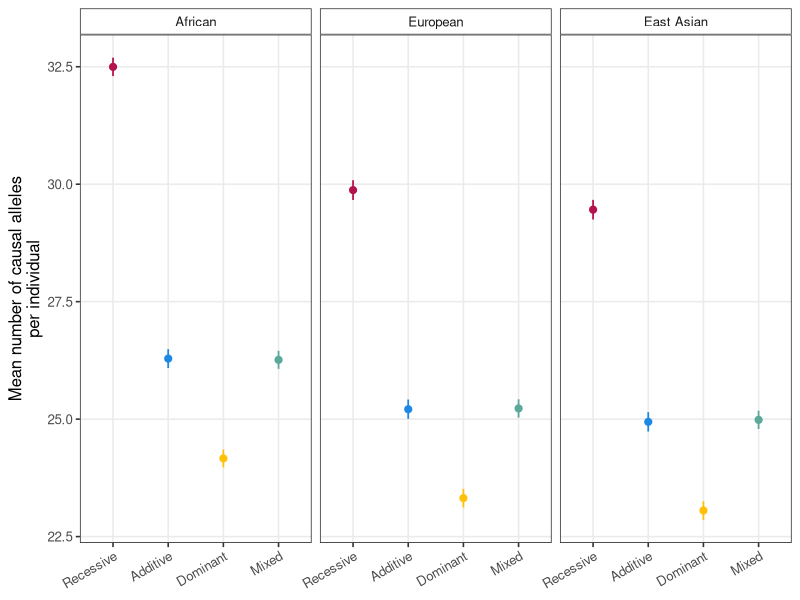
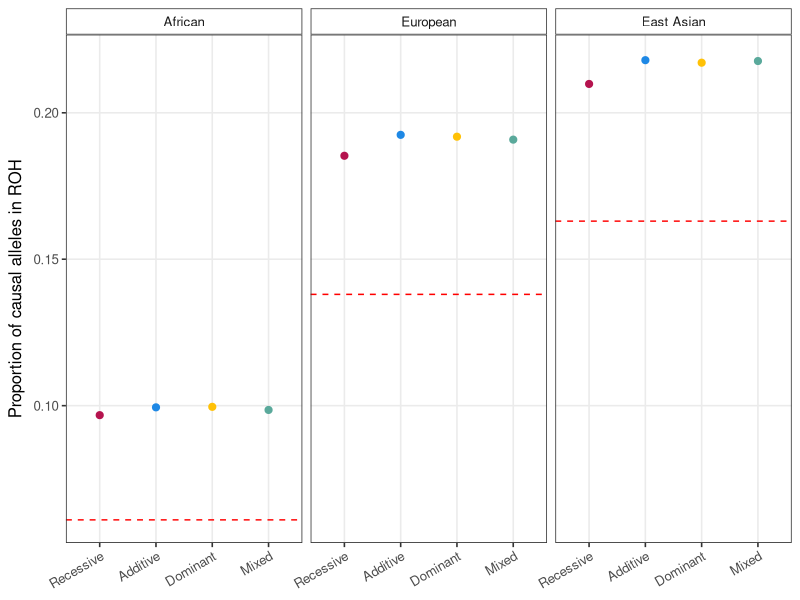
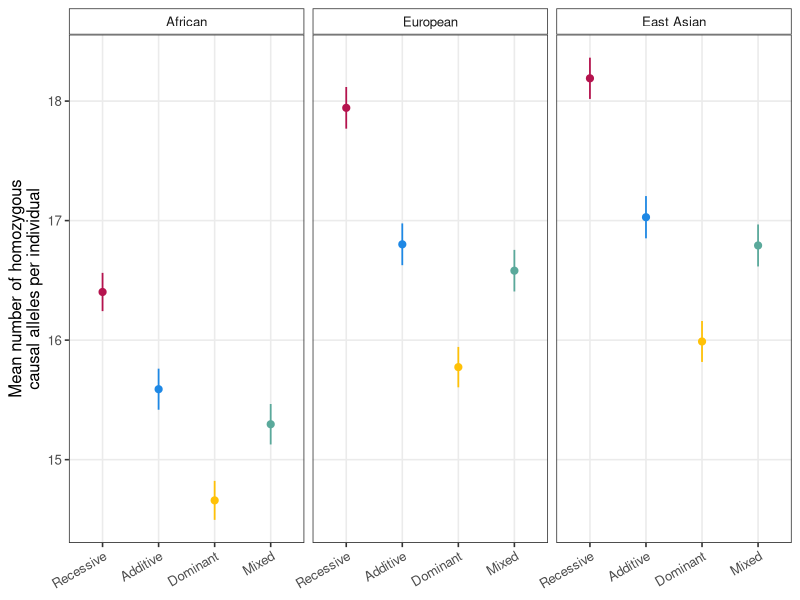
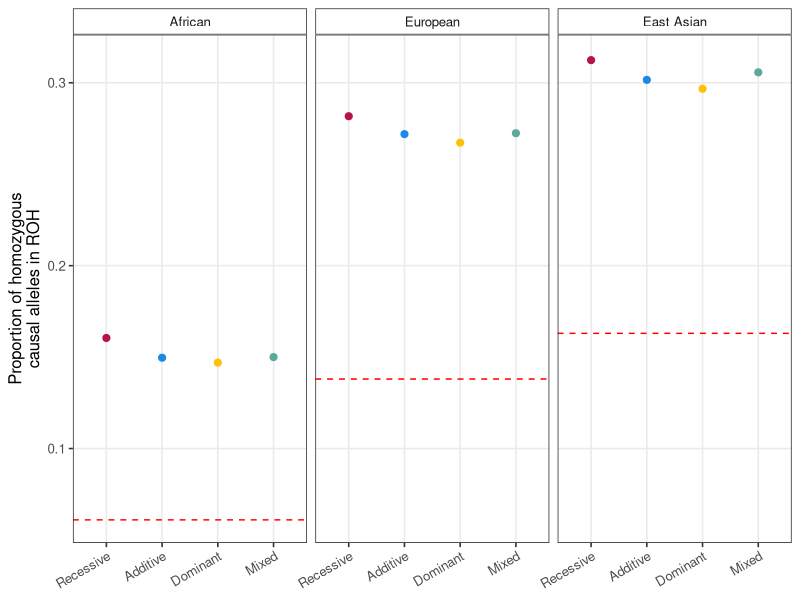
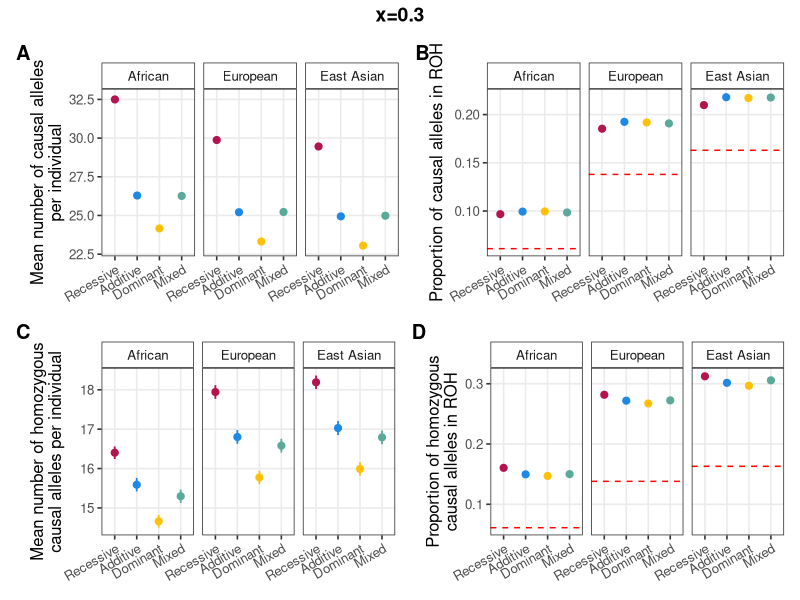
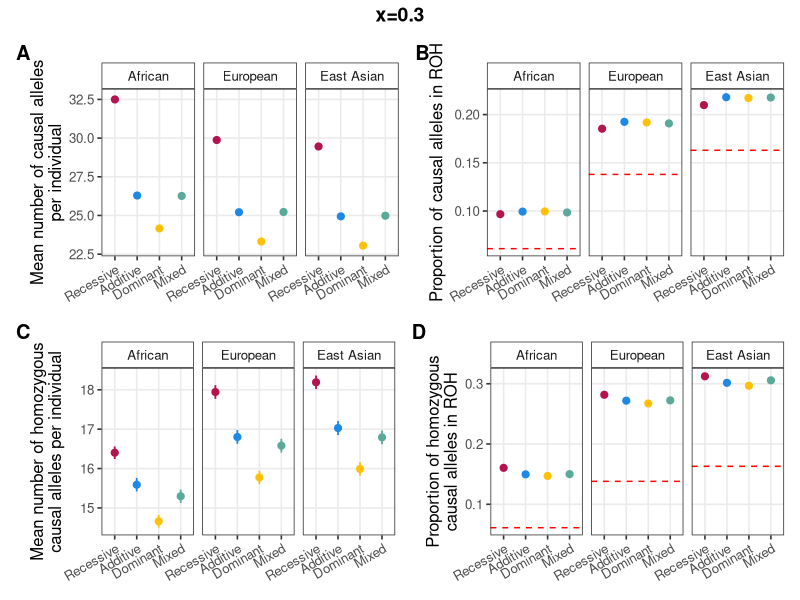

Write the R code that produced these figures, in order.
library(tidyverse)
library(patchwork)

df = read_csv("distribution_of_causal_alleles_all.csv")


df_sub = df %>%
  filter(subset_value == 0.3) %>%
  mutate(
    Architecture = factor(
      hXX,
      levels = c("h00", "h05", "h10", "h15"),
      labels = c("Recessive", "Additive", "Dominant", "Mixed")
    ),
    Population = factor(
      pop,
      levels = c("p1", "p2", "p3"),
      labels = c("African", "European", "East Asian")
    )
  )

# Summary statistics across simulations
df_summary = df_sub %>%
  group_by(Architecture, Population) %>%
  summarise(
    # Absolute counts
    mean_single   = mean(mean_count_single, na.rm = TRUE),
    sd_single     = sd(mean_count_single, na.rm = TRUE),
    se_single     = sd_single / sqrt(n()),
    mean_homo     = mean(mean_count_homo, na.rm = TRUE),
    sd_homo       = sd(mean_count_homo, na.rm = TRUE),
    se_homo       = sd_homo / sqrt(n()),
    # ROH proportions
    mean_prop_ROH = mean(prop_ROH_single, na.rm = TRUE),
    sd_prop_ROH   = sd(prop_ROH_single, na.rm = TRUE),
    se_prop_ROH   = sd_prop_ROH / sqrt(n()),
    mean_prop_ROH_homo = mean(prop_ROH_homo, na.rm = TRUE),
    sd_prop_ROH_homo   = sd(prop_ROH_homo, na.rm = TRUE),
    se_prop_ROH_homo   = sd_prop_ROH_homo / sqrt(n()),
    .groups = "drop"
  )

# FROH reference values for each population
froh_ref = tibble(
  Population = factor(
    c("African", "European", "East Asian"),
    levels = c("African", "European", "East Asian")
  ),
  FROH = c(0.061, 0.138, 0.163)
)

arch_colors = c(
  "Recessive" = '#B5134E',
  "Additive"  = '#1E88E5',
  "Dominant"  = '#FFC107',
  "Mixed"     = '#5AA99B'
)

# ---------------------------------------------------------------------------
# Panel A: Absolute number of causal alleles per individual
# ---------------------------------------------------------------------------
p_a = ggplot(df_summary, aes(x = Architecture, y = mean_single, color = Architecture)) +
  geom_pointrange(
    aes(ymin = mean_single - se_single, ymax = mean_single + se_single),
    size = 0.36, linewidth = 0.6
  ) +
  facet_wrap(~ Population) +
  scale_color_manual(values = arch_colors) +
  labs(
    x = NULL,
    y = "Mean number of causal alleles\nper individual"
  ) +
  theme_bw(base_size = 12) +
  theme(
    legend.position  = "none",
    strip.background = element_rect(fill = "white"),
    panel.grid.minor = element_blank(),
    axis.text.x = element_text(angle = 30, hjust = 1)
  )
p_a
# ---------------------------------------------------------------------------
# Panel B: Proportion of causal alleles in ROH
# ---------------------------------------------------------------------------
p_b = ggplot(df_summary, aes(x = Architecture, y = mean_prop_ROH, color = Architecture)) +
  geom_pointrange(
    aes(ymin = mean_prop_ROH - se_prop_ROH, ymax = mean_prop_ROH + se_prop_ROH),
    size = 0.36, linewidth = 0.6
  ) +
  geom_hline(
    data = froh_ref,
    aes(yintercept = FROH),
    linetype = "dashed", color = "red", linewidth = 0.5
  ) +
  facet_wrap(~ Population) +
  scale_color_manual(values = arch_colors) +
  labs(
    x = NULL,
    y = expression(
      "Proportion of causal alleles in ROH"
    )
  ) +
  theme_bw(base_size = 12) +
  theme(
    legend.position  = "none",
    strip.background = element_rect(fill = "white"),
    panel.grid.minor = element_blank(),
    axis.text.x = element_text(angle = 30, hjust = 1)
  )
p_b
# ---------------------------------------------------------------------------
# Panel C: Absolute number of homozygous causal alleles per individual
# ---------------------------------------------------------------------------
p_c = ggplot(df_summary, aes(x = Architecture, y = mean_homo, color = Architecture)) +
  geom_pointrange(
    aes(ymin = mean_homo - se_homo, ymax = mean_homo + se_homo),
    size = 0.36, linewidth = 0.6
  ) +
  facet_wrap(~ Population) +
  scale_color_manual(values = arch_colors) +
  labs(
    x = NULL,
    y = "Mean number of homozygous\ncausal alleles per individual"
  ) +
  theme_bw(base_size = 12) +
  theme(
    legend.position  = "none",
    strip.background = element_rect(fill = "white"),
    panel.grid.minor = element_blank(),
    axis.text.x = element_text(angle = 30, hjust = 1)
  )
p_c
# ---------------------------------------------------------------------------
# Panel D: Proportion of homozygous causal alleles in ROH
# ---------------------------------------------------------------------------
p_d = ggplot(df_summary, aes(x = Architecture, y = mean_prop_ROH_homo, color = Architecture)) +
  geom_pointrange(
    aes(ymin = mean_prop_ROH_homo - se_prop_ROH_homo, ymax = mean_prop_ROH_homo + se_prop_ROH_homo),
    size = 0.36, linewidth = 0.6
  ) +
  geom_hline(
    data = froh_ref,
    aes(yintercept = FROH),
    linetype = "dashed", color = "red", linewidth = 0.5
  ) +
  facet_wrap(~ Population) +
  scale_color_manual(values = arch_colors) +
  labs(
    x = NULL,
    y = "Proportion of homozygous\ncausal alleles in ROH"
  ) +
  theme_bw(base_size = 12) +
  theme(
    legend.position  = "none",
    strip.background = element_rect(fill = "white"),
    panel.grid.minor = element_blank(),
    axis.text.x = element_text(angle = 30, hjust = 1)
  )
p_d
# ---------------------------------------------------------------------------
# Combine panels
# ---------------------------------------------------------------------------
combined = (p_a | p_b) / (p_c | p_d) +
  plot_annotation(
    title = "x=0.3",
    tag_levels = "A",
    tag_prefix = "",
    tag_suffix = "",
    theme = theme(plot.title = element_text(size = 14, hjust = 0.5, face = "bold"))
  ) &
  theme(plot.tag = element_text(face = "bold"))

combined
ggsave(
  "causal_allele_count_and_ROH_proportion.subset.0.3.pdf",
  combined,
  width = 12, height = 8
)
